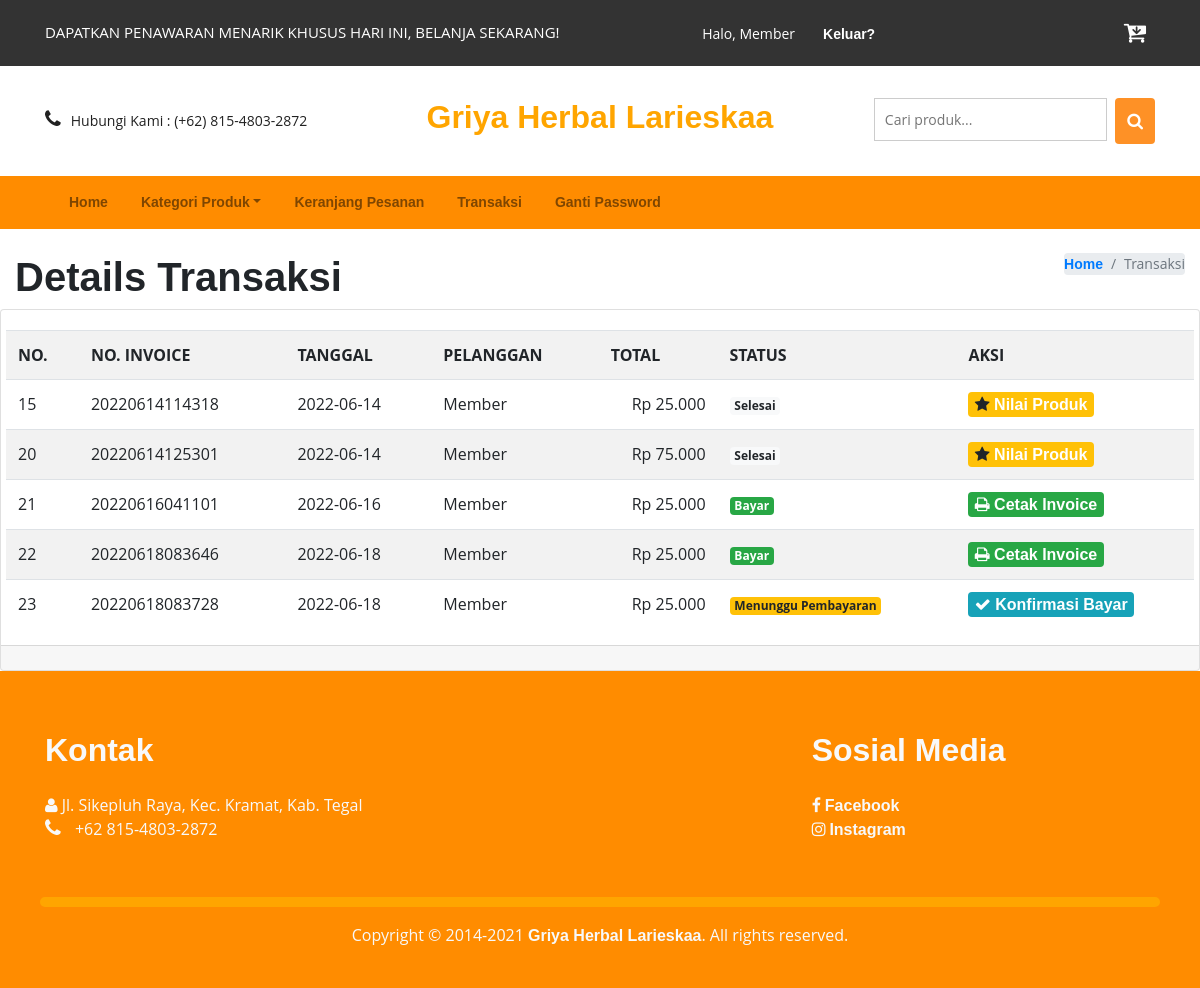
Screenshot of /view/transaksi.php (signed in) with the database file from the repository.
### tables this page shows
CREATE TABLE IF NOT EXISTS `transaksi_detail` (
`id_detail` int(11) NOT NULL,
  `invoice` varchar(20) NOT NULL,
  `id_produk` varchar(20) NOT NULL,
  `nama` varchar(50) NOT NULL,
  `qty` int(11) NOT NULL,
  `harga` decimal(12,2) NOT NULL
);

CREATE TABLE IF NOT EXISTS `transaksi` (
`no` int(11) NOT NULL,
  `invoice` varchar(20) NOT NULL,
  `tanggal` date NOT NULL,
  `pelanggan` varchar(20) NOT NULL,
  `total` decimal(12,2) NOT NULL,
  `status` varchar(20) NOT NULL
);

CREATE TABLE IF NOT EXISTS `pelanggan` (
`id_pel` int(11) NOT NULL,
  `user` varchar(50) NOT NULL,
  `password` text NOT NULL,
  `nama` varchar(50) NOT NULL,
  `email` varchar(50) NOT NULL,
  `telp` varchar(18) NOT NULL,
  `alamat` varchar(200) NOT NULL,
  `role` varchar(20) NOT NULL
);

### view/transaksi.php (the view, shortened to what this page needs)
<?php
include('../admin/config/connection.php');
?>
<!DOCTYPE html>
<html>
<head>
  <link href="../css/bootstrap.min.css" rel="stylesheet" type="text/css" media="all" />
  <link href="../css/style.css" rel="stylesheet" type="text/css" media="all" />
  <link href="../css/font-awesome.min.css" rel="stylesheet">
  <link href="../css/skdslider.css" rel="stylesheet">
</head>
<body>
  <div class="agileits_header">
    <div class="container">
      <div class="w3l_offers">
        <p>DAPATKAN PENAWARAN MENARIK KHUSUS HARI INI, BELANJA SEKARANG!</p>
      </div>
      <div class="agile-login">
        <ul>
          <?php
          if (!isset($_SESSION['id_pel'])) { ?>
            <li><a href="register.php"> Daftar</a></li>
            <li><a href="view/login.php">Masuk</a></li>
            <?php } else {
            if ($_SESSION['role'] == 'member') { ?>
              <li style="color:white">Halo, <?php echo $_SESSION["name"] ?>
              <li><a href="../controller/logout.php">Keluar?</a></li>
            <?php
            } else { ?>
              <li style="color:white">Halo, <?php echo $_SESSION["name"] ?>
              <li><a href="../admin">Admin Panel</a></li>
              <li><a href="../controller/logout.php">Keluar?</a></li>
          <?php
            }
          }
          ?>
        </ul>
      </div>
      <div class="product_list_header">
        <a href="keranjang.php"><button class="w3view-cart" type="submit" name="submit" value=""><i class="fa fa-cart-arrow-down" aria-hidden="true"></i></button>
        </a>
      </div>
      <div class="clearfix"> </div>
    </div>
  </div>
  <div class="logo_products">
    <div class="container">
      <div class="w3ls_logo_products_left1">
        <ul class="phone_email">
          <li><i class="fa fa-phone" aria-hidden="true"></i>Hubungi Kami : (+62) 815-4803-2872</li>
        </ul>
      </div>
      <div class="w3ls_logo_products_left">
        <h2><a href="index.php" style="color: orange;">Griya Herbal Larieskaa</a></h2>
      </div>
      <div class="w3l_search">
        <form action="cari_produk.php" method="post">
          <input type="search" name="Search" placeholder="Cari produk...">
          <button type="submit" class="btn btn-default search" aria-label="Left Align">
            <i class="fa fa-search" aria-hidden="true"> </i>
          </button>
          <div class="clearfix"></div>
        </form>
      </div>
      <div class="clearfix"> </div>
    </div>
  </div>
  <div style="background-color: #FF8C00;">
    <nav class="navbar navbar-expand-sm navbar-light">
      <div class="container">
        <div class="collapse navbar-collapse order-3 " id="navbarCollapse">
          <ul class="navbar-nav">
            <li class="nav-item">
              <a href="../index.php" class="nav-link">Home</a>
            </li>
            <li class="nav-item dropdown">
              <a id="dropdownSubMenu1" href="#" data-toggle="dropdown" aria-haspopup="true" aria-expanded="false" class="nav-link dropdown-toggle">Kategori Produk</a>
            </li>
            <li class="nav-item">
              <a href="keranjang.php" class="nav-link">Keranjang Pesanan</a>
            </li>
            <li class="nav-item">
              <a href="transaksi.php" class="nav-link">Transaksi</a>
            </li>
            <li class="nav-item">
              <a href="ganti_pass.php" class="nav-link">Ganti Password</a>
            </li>
          </ul>
        </div>
      </div>
  </div>
  </nav><br>
<?php
$pelanggan = $_SESSION['id_pel']; ?>
<div class="content-wrapper">
  <section class="content-header">
    <div class="container-fluid">
      <div class="row mb-2">
        <div class="col-sm-6">
          <h1>Details Transaksi</h1>
        </div>
        <div class="col-sm-6">
          <ol class="breadcrumb float-sm-right">
            <li class="breadcrumb-item"><a href="../index.php">Home</a></li>
            <li class="breadcrumb-item active">Transaksi</li>
          </ol>
        </div>
      </div>
    </div>
  </section>
  <section class="content">
    <div class="card card-solid">
      <div class="card-body pb-0">
        <div class="row">
          <table class="table table-striped">
            <tr>
              <th>NO.</th>
              <th>NO. INVOICE</th>
              <th>TANGGAL</th>
              <th>PELANGGAN</th>
              <th>TOTAL</th>
              <th>STATUS</th>
              <th width="20%">AKSI</th>
            </tr>
            <?php
            $result = mysqli_query(
              $conn,
              "SELECT produk.*,transaksi.*,transaksi_detail.*,pelanggan.*,transaksi_detail.qty,transaksi_detail.harga,transaksi_detail.nama as barang
          FROM transaksi_detail
          INNER JOIN produk on produk.id_produk=transaksi_detail.id_produk
          INNER JOIN transaksi on transaksi.invoice=transaksi_detail.invoice
          INNER JOIN pelanggan on pelanggan.id_pel = transaksi.pelanggan
          WHERE transaksi.pelanggan='$pelanggan'
          GROUP BY transaksi_detail.invoice
          ORDER BY transaksi_detail.id_detail"
            );
            while ($user_data = mysqli_fetch_array($result)) { ?>
              <tr>
                <td><?php echo $user_data['no'] ?></td>
                <td><?php echo $user_data['invoice'] ?></td>
                <td><?php echo $user_data['tanggal'] ?></td>
                <td><?php echo $user_data['nama'] ?></td>
                <td align="right" width="10%">Rp <?php echo number_format($user_data['total'], 0, ',', '.') ?></td>
                <td>
                  <?php if ($user_data['status'] == "Menunggu Pembayaran") { ?>
                    <span class="badge badge-warning"> <?php echo $user_data['status'] ?></span>
                  <?php } else if ($user_data['status'] == "Menunggu Konfirmasi") {  ?>
                    <span class="badge badge-info"> <?php echo $user_data['status'] ?></span>
                  <?php } else if ($user_data['status'] == "Bayar") {  ?>
                    <span class="badge badge-success"> <?php echo $user_data['status'] ?></span>
                  <?php } else if ($user_data['status'] == "Batal") {  ?>
                    <span class="badge badge-danger"> <?php echo $user_data['status'] ?></span>
                  <?php } else if ($user_data['status'] == "Proses Pengiriman") { ?>
                    <span class="badge badge-dark"> <?php echo $user_data['status'] ?></span>
                  <?php } else if ($user_data['status'] == "Selesai") { ?>
                    <span class="badge badge-light"> <?php echo $user_data['status'] ?></span>
                  <?php } ?>
                </td>
                <td>
                  <?php if ($user_data['status'] == "Menunggu Pembayaran") { ?>
                    <span class="badge badge-info fa fa-check"><a href='../view/konf_bayar.php?invoice=<?php echo $user_data['invoice'] ?>' style="color:white"> Konfirmasi Bayar</a></span>
                  <?php } ?>
                  <?php if ($user_data['status'] == "Menunggu Konfirmasi" || $user_data['status'] == "Bayar") { ?>
                    <span class="badge badge-success fa fa-print"><a href='../view/cetak_invoice.php?invoice=<?php echo $user_data['invoice'] ?>' style="color:white" target="_blank"> Cetak Invoice</a></span>
                  <?php } ?>
                  <?php if ($user_data['status'] == "Selesai") { ?>
                    <span class="badge badge-warning fa fa-star"><a href='../view/rating.php?id_produk=<?php echo $user_data['id_produk'] ?>&foto=<?php echo $user_data['foto1'] ?>' style="color:white" > Nilai Produk</a></span>
                  <?php } ?>
                </td>
              </tr>
            <?php
            } ?>
          </table>
        </div>
      </div>
      <div class="card-footer">
      </div>
    </div>
  </section>
</div>
<?php include "../layout/footer.php" ?>

### css/style.css (style rules this page uses)
html, body { font-size: 100%; font-family: 'Open Sans', sans-serif; background:#ffffff; }
ul li,ol li { font-size:14px; }
p { margin:0; }
h1,h2,h3,h4,h5,h6,a { font-family: 'Raleway', sans-serif; margin:0; font-weight:700; }
ul,label { margin:0; padding:0; }
.agileits_header { background: #333333; padding: 12px 0; }
.w3l_offers { float: left; padding: 9px 0; width: 47%; }
.w3l_offers p { font-size: 15px; color: #fff; }
.w3l_search { float: right; width: 25.33%; margin: 0em 0 0em 0em; }
.w3l_search input[type="search"] { width: 83%; padding:10px; font-size: 14px; color: #999; outline: none; border: 1px solid #cccccc; background: none; -webkit-appearance: none; transition: 0.5s all; -webkit-transition: 0.5s all; -moz-transition: 0.5s all; }
i.fa.fa-phone { margin-right: 10px; font-size: 20px; }
button.btn.btn-default.search { background: #fe9126; padding: 11px 12px 11px; float: right; outline: none; border: none; }
.agile-login { float: left; width: 40%; text-align: center; padding: 9px 0; }
.agile-login ul li { display: inline-block; padding: 0em 1em; }
.agile-login ul li a { font-size: 1em; text-transform: capitalize; color: #fff; text-decoration: none; }
.w3l_search input[type="search"] { margin-top:0px; }
.w3l_search i.fa.fa-search { font-size: 17px; color:#fff; }
button.w3view-cart { background: transparent; border: none; }
.logo_products { padding: 2em 0; }
.w3ls_logo_products_left { float: left; text-align: center; width: 33.33%; }
.w3ls_logo_products_left1 { float: left; margin-top: 0.6em; width: 33.33%; }
.w3ls_logo_products_left1 ul.phone_email li { display:inline-block; color:#212121; }
.navbar { position: relative; min-height: 50px; margin-bottom: 10px; border: 1px solid transparent; }
.navbar-collapse { padding: 0; }
.navbar-nav > li { float: left; margin-left: 17px; }
.navbar-nav > li:nth-child(1) { margin-left: 0px; }
.navbar-collapse { padding: 0; box-shadow: none; }
.navbar { margin-bottom: 0; border: none; }
.w3view-cart { background: #3399cc; border: none; -webkit-border-radius: 50%; -moz-border-radius: 50%; -o-border-radius: 50%; -ms-border-radius: 50%; border-radius: 50%; width: 40px; height: 40px; text-align: center; outline: none; }
.w3view-cart i.fa { font-size: 24px; color: #ffffff; vertical-align: middle; }
.product_list_header { float: right; }
.breadcrumb { margin-bottom: 0 !important; padding: 0 !important; }

### rows the page displays
transaksi_detail: transaksi.no "15", invoice "20220614114318", transaksi.tanggal "2022-06-14", pelanggan.nama "Member", transaksi.total "25.000", transaksi.status "Selesai"
transaksi_detail: transaksi.no "20", invoice "20220614125301", transaksi.tanggal "2022-06-14", pelanggan.nama "Member", transaksi.total "75.000", transaksi.status "Selesai"
transaksi_detail: transaksi.no "21", invoice "20220616041101", transaksi.tanggal "2022-06-16", pelanggan.nama "Member", transaksi.total "25.000", transaksi.status "Bayar"
transaksi_detail: transaksi.no "22", invoice "20220618083646", transaksi.tanggal "2022-06-18", pelanggan.nama "Member", transaksi.total "25.000", transaksi.status "Bayar"
transaksi_detail: transaksi.no "23", invoice "20220618083728", transaksi.tanggal "2022-06-18", pelanggan.nama "Member", transaksi.total "25.000", transaksi.status "Menunggu Pembayaran"

### other values shown
$_SESSION["name"] "Member"
